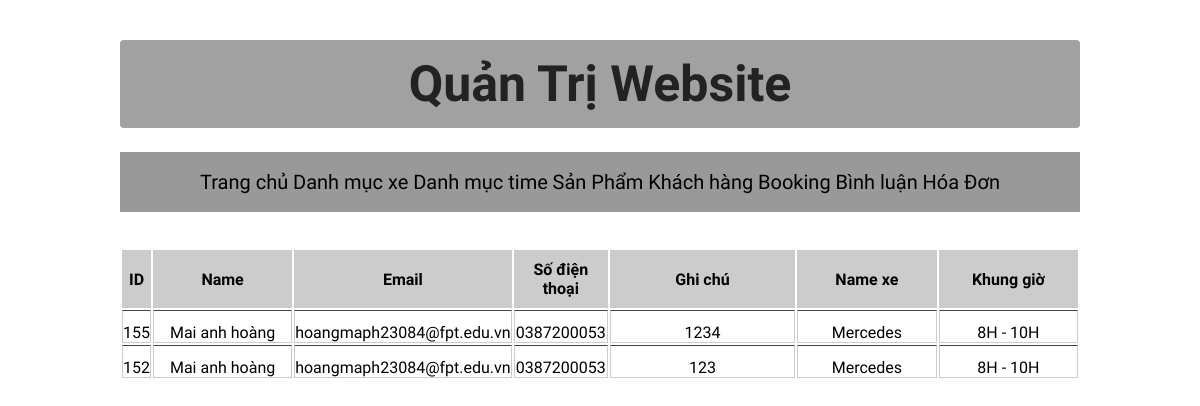
The app's page /admin/index.php?act=booking with its own data.
### tables this page shows
CREATE TABLE `booking` (
  `id` int(10) NOT NULL,
  `namebook` varchar(255) NOT NULL,
  `mailbook` varchar(255) NOT NULL,
  `telbook` varchar(255) NOT NULL,
  `notebook` varchar(255) NOT NULL,
  `xebook` varchar(255) NOT NULL,
  `timebook` varchar(255) NOT NULL
);

### modal/pdo.php (called while the page is built, shortened)
<?php
function pdo_get_connection(){
    $dburl = "mysql:host=localhost;dbname=duan1;charset=utf8";
    $username = 'root';
    $password = '';
    $conn = new PDO($dburl, $username, $password);
    $conn->setAttribute(PDO::ATTR_ERRMODE, PDO::ERRMODE_EXCEPTION);
    return $conn;
}
function pdo_query($sql){
    $sql_args = array_slice(func_get_args(), 1);
    try{
        $conn = pdo_get_connection();
        $stmt = $conn->prepare($sql);
        $stmt->execute($sql_args);
        $rows = $stmt->fetchAll();
        return $rows;
    }
    catch(PDOException $e){
        throw $e;
    }
    finally{
        unset($conn);
    }
}

### modal/book.php (called while the page is built, shortened)
<?php
function loadall_booking(){
    $sql="select * from booking order by id desc";
            $listbooking=pdo_query($sql);
            return $listbooking;
}
?>

### admin/quanlibooking/list.php (the view, shortened to what this page needs)
<table>
                    <tr>
                        <th>ID</th>
                        <th>Name</th>
                        <th>Email</th>
                        <th>Số điện thoại</th>
                        <th>Ghi chú</th>
                        <th>Name xe</th>
                        <th>Khung giờ</th>
                    </tr>
                    <?php
                     foreach ($listbooking as $danhmucbooking){
                        extract($danhmucbooking);
                        echo ' <tr>
                        <td>'.$id.'</td>
                        <td>'.$namebook.'</td>
                        <td>'.$mailbook.'</td>
                        <td>'.$telbook.'</td>
                        <td>'.$notebook.'</td>
                        <td>'.$xebook.'</td>
                        <td>'.$timebook.'</td>
                    </tr>
                        ';
                     }
                    ?>
                </table>

### admin/style.css (style rules this page uses)
* { margin: 0; padding: 0; box-sizing: border-box; font-family: 'Spartan',sans-serif; }
body { width: 100%; }

### admin/style2.css (style rules this page uses)
table { padding: 0 40px; }
table { border: 2px solid #000; padding: 12px 0; margin-bottom: 24px; }
tbody tr td { border-top: 1px solid rgba(0, 0, 0, 0.742); padding-top: 12px; text-align: center; }

### admin/quanlibooking/list.php (style rules this page uses)
table { border: none; }
th { background-color: #cccccc; padding: 10px 0px; }
td { border: 1px solid #ccc; }
th:nth-child(1) { width: 1%; }
th:nth-child(2) { width: 15%; }
th:nth-child(3) { width: 10%; }
th:nth-child(4) { width: 10%; }
th:nth-child(5) { width: 20%; }
th:nth-child(6) { width: 15%; }
th:nth-child(7) { width: 15%; }
td:nth-child(1) { width: 1%;; text-align: center; }
td:nth-child(2) { width: 9%;; text-align: center; }
td:nth-child(3) { width: 10%; text-align: center;; }
td:nth-child(4) { width: 10%; text-align: center;; }
td:nth-child(5) { width: 15%; text-align: center;; }
td:nth-child(6) { width: 15%; text-align: center;; }
td:nth-child(7) { width: 15%; text-align: center;; }

### records on screen
booking: id "155", namebook "Mai anh hoàng", mailbook "hoangmaph23084@fpt.edu.vn", telbook "0387200053", notebook "1234", xebook "Mercedes", timebook "8H - 10H"
booking: id "152", namebook "Mai anh hoàng", mailbook "hoangmaph23084@fpt.edu.vn", telbook "0387200053", notebook "123", xebook "Mercedes", timebook "8H - 10H"
